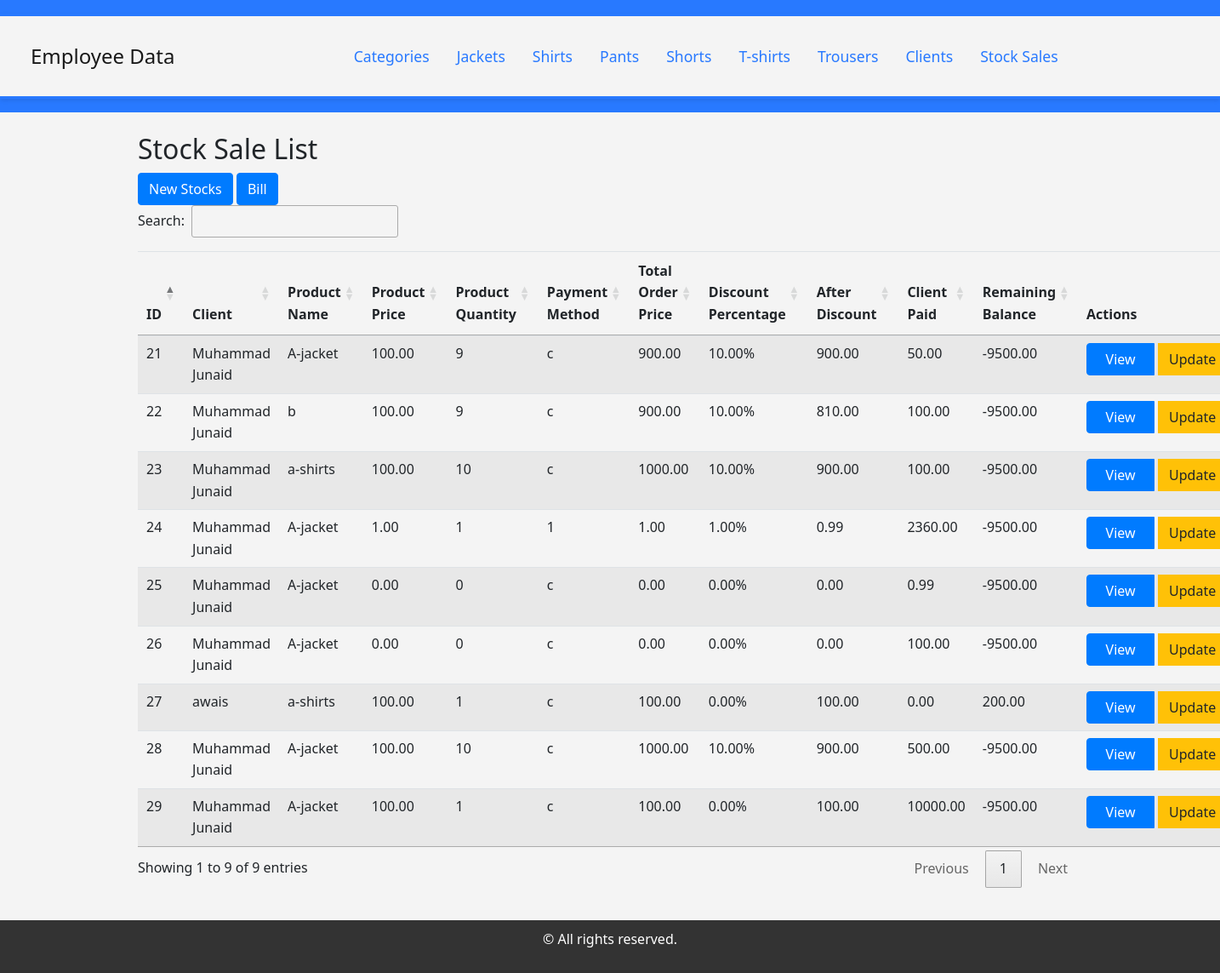
Page /client_salestock/stocksales/ on the committed database.
### client_salestock/models.py (models this page shows, shortened)
class StockSale(models.Model):
    client = models.ForeignKey(Client, on_delete=models.CASCADE)
    product_name = models.CharField(max_length=100)
    product_price = models.DecimalField(max_digits=10, decimal_places=2)
    product_quantity = models.IntegerField()
    payment_method = models.CharField(max_length=20)
    client_payed = models.DecimalField(max_digits=10, decimal_places=2)
    total_order_count = models.DecimalField(max_digits=10, decimal_places=2, default=Decimal('0.00'))
    discount_percentage = models.DecimalField(max_digits=5, decimal_places=2, validators=[MinValueValidator(Decimal('0.00'))])
    after_discount = models.DecimalField(max_digits=10, decimal_places=2, default=Decimal('0.00'))

class Client(models.Model):
    name = models.CharField(max_length=100)
    picture = models.ImageField(upload_to='pictures/')
    email = models.EmailField()
    whatsapp = models.CharField(max_length=20)
    gender = models.CharField(max_length=10)
    phone_number = models.CharField(max_length=20)
    remaining_balance = models.DecimalField(max_digits=10, decimal_places=2, default=Decimal('0.00'))

### client_salestock/views.py (the view)
# urls.py: path('stocksales/', views.stocksale_list, name='stocksale_list'),
def stocksale_list(request):
    stocksales = StockSale.objects.select_related('client').all()
    for sale in stocksales:
        sale.total_order_price = sale.product_price * sale.product_quantity
    return render(request, 'client_salestock/stocksale_list.html', {'stocksales': stocksales})

### client_salestock/templates/client_salestock/stocksale_list.html (shortened to what this page needs)
{% extends 'base.html' %}
{% block content %}
    <h2>Stock Sale List</h2>
    <a href="{% url 'stocksale_create'  %}" class="btn btn-primary">New Stocks</a>
    <a href="{% url 'form_page'  %}" class="btn btn-primary">Bill</a>
    <table class="table table-striped" id="stocksale">
        <thead>
            <tr>
                <th>ID</th>
                <th>Client</th>
                <th>Product Name</th>
                <th>Product Price</th>
                <th>Product Quantity</th>
                <th>Payment Method</th>
                <th>Total Order Price</th>
                <th>Discount Percentage</th>
                <th>After Discount</th>
                <th>Client Paid</th>
                <th>Remaining Balance</th>
                <th>Actions</th>
            </tr>
        </thead>
        <tbody>
            {% for stocksale in stocksales %}
            <tr>
                <td>{{ stocksale.id }}</td>
                <td>{{ stocksale.client.name }}</td>
                <td>{{ stocksale.product_name }}</td>
                <td>{{ stocksale.product_price }}</td>
                <td>{{ stocksale.product_quantity }}</td>
                <td>{{ stocksale.payment_method }}</td>
                <td>{{ stocksale.total_order_price }}</td>
                <td>{{ stocksale.discount_percentage }}%</td>
                <td>{{ stocksale.after_discount }}</td>
                <td>{{ stocksale.client_payed }}</td>
                <td>{{ stocksale.client.remaining_balance }}</td>
                <td>
                    <div class="btn-group" role="group">
                        <a href="{% url 'stocksale_detail' stocksale.id %}" class="btn btn-primary table-btn">View</a>
                        <a href="{% url 'stocksale_update' stocksale.id %}" class="btn btn-warning table-btn">Update</a>
                    </div>
                </td>
            </tr>
            {% endfor %}
        </tbody>
    </table>
{% endblock %}
{% block js %}
<link href="https://cdn.datatables.net/v/dt/jszip-3.10.1/dt-2.0.8/af-2.7.0/b-3.0.2/b-colvis-3.0.2/b-html5-3.0.2/b-print-3.0.2/cr-2.0.3/date-1.5.2/fc-5.0.1/fh-4.0.1/kt-2.12.1/r-3.0.2/rg-1.5.0/rr-1.5.0/sc-2.4.3/sb-1.7.1/sp-2.3.1/sl-2.0.3/sr-1.4.1/datatables.min.css" rel="stylesheet">
{% endblock js %}

### product/templates/base.html (shortened to what this page needs)
<!DOCTYPE html>
<html lang="en">
<head>
    <link rel="stylesheet" href="https://stackpath.bootstrapcdn.com/bootstrap/4.5.0/css/bootstrap.min.css">
    <link rel="stylesheet" href="https://cdn.datatables.net/1.11.4/css/jquery.dataTables.min.css">
</head>
<body>
    <header>
        <nav class="navbar navbar-expand-lg navbar-light">
            <a class="navbar-brand" href="/">Employee Data</a>
            <div class="collapse navbar-collapse justify-content-center" id="navbarNav">
                <ul class="navbar-nav">
                    <li class="nav-item"><a class="nav-link" href="/product/categories/">Categories</a></li>
                    <li class="nav-item"><a class="nav-link" href="/product/jackets/">Jackets</a></li>
                    <li class="nav-item"><a class="nav-link" href="/product/shirts/">Shirts</a></li>
                    <li class="nav-item"><a class="nav-link" href="/product/pants/">Pants</a></li>
                    <li class="nav-item"><a class="nav-link" href="/product/shorts/">Shorts</a></li>
                    <li class="nav-item"><a class="nav-link" href="/product/tshirts/">T-shirts</a></li>
                    <li class="nav-item"><a class="nav-link" href="/product/trousers/">Trousers</a></li>
                    <li class="nav-item"><a class="nav-link" href="/client_salestock/clients/">Clients</a></li>
                    <li class="nav-item"><a class="nav-link" href="/client_salestock/stocksales/">Stock Sales</a></li>
                </ul>
            </div>
        </nav>
    </header>
    <div class="container mt-4">
        <div class="row" style="margin-bottom: 100px;">
            <div class="col">
                {% block content %}
                {% endblock %}
            </div>
        </div>
    <footer class="fixed-bottom pt-12" style="margin-top: 20px; width: 100%; padding: 10px 0; text-align: center;">
        <p>&copy; All rights reserved.</p>
    </footer>
    {% block js %}{% endblock %}
</body>
</html>

### client_salestock/templates/client_salestock/stocksale_list.html (style rules this page uses)
.table-btn { min-width: 80px; justify-content: center; margin-right: 5px; }

### rows in the picture
StockSale: id "21", client.name "Muhammad Junaid", product_name "A-jacket", product_price "100.00", product_quantity "9", payment_method "c", total_order_price "900.00", discount_percentage "10.00", after_discount "900.00", client_payed "50.00", client.remaining_balance "-9500.00"
StockSale: id "22", client.name "Muhammad Junaid", product_name "b", product_price "100.00", product_quantity "9", payment_method "c", total_order_price "900.00", discount_percentage "10.00", after_discount "810.00", client_payed "100.00", client.remaining_balance "-9500.00"
StockSale: id "23", client.name "Muhammad Junaid", product_name "a-shirts", product_price "100.00", product_quantity "10", payment_method "c", total_order_price "1000.00", discount_percentage "10.00", after_discount "900.00", client_payed "100.00", client.remaining_balance "-9500.00"
StockSale: id "24", client.name "Muhammad Junaid", product_name "A-jacket", product_price "1.00", product_quantity "1", payment_method "1", total_order_price "1.00", discount_percentage "1.00", after_discount "0.99", client_payed "2360.00", client.remaining_balance "-9500.00"
StockSale: id "25", client.name "Muhammad Junaid", product_name "A-jacket", product_price "0.00", product_quantity "0", payment_method "c", total_order_price "0.00", discount_percentage "0.00", after_discount "0.00", client_payed "0.99", client.remaining_balance "-9500.00"
StockSale: id "26", client.name "Muhammad Junaid", product_name "A-jacket", product_price "0.00", product_quantity "0", payment_method "c", total_order_price "0.00", discount_percentage "0.00", after_discount "0.00", client_payed "100.00", client.remaining_balance "-9500.00"
StockSale: id "27", client.name "awais", product_name "a-shirts", product_price "100.00", product_quantity "1", payment_method "c", total_order_price "100.00", discount_percentage "0.00", after_discount "100.00", client_payed "0.00", client.remaining_balance "200.00"
StockSale: id "28", client.name "Muhammad Junaid", product_name "A-jacket", product_price "100.00", product_quantity "10", payment_method "c", total_order_price "1000.00", discount_percentage "10.00", after_discount "900.00", client_payed "500.00", client.remaining_balance "-9500.00"
StockSale: id "29", client.name "Muhammad Junaid", product_name "A-jacket", product_price "100.00", product_quantity "1", payment_method "c", total_order_price "100.00", discount_percentage "0.00", after_discount "100.00", client_payed "10000.00", client.remaining_balance "-9500.00"
